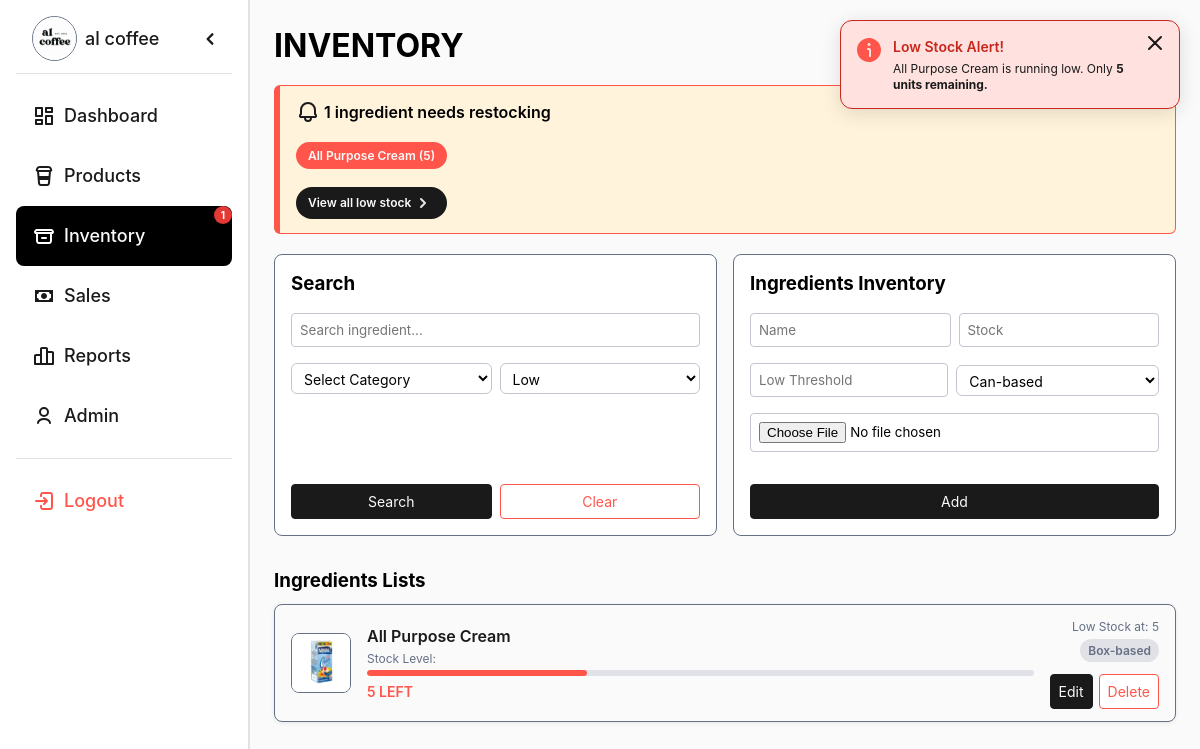
Before: /package/admin/inventory.php?stock_level=low (signed in) with the older database file.
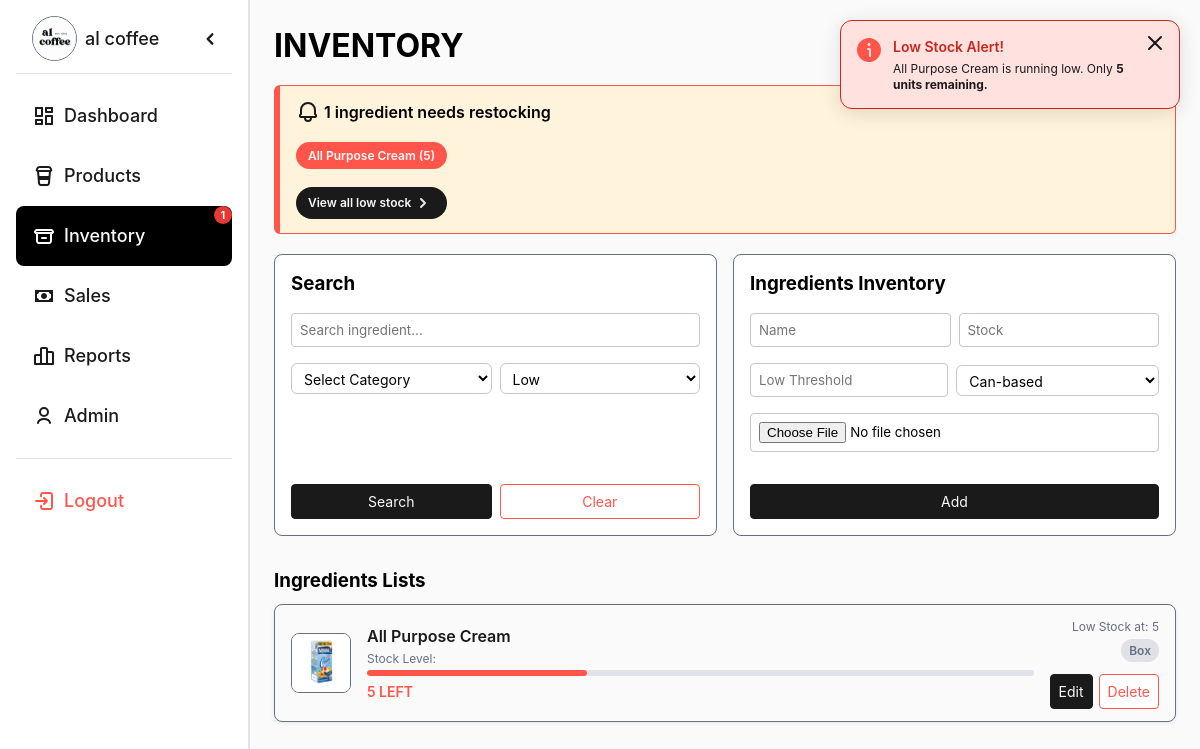
After: the same page with the newer database file.
### tables this page shows
CREATE TABLE IF NOT EXISTS `ingredients` (
  `ingredient_id` int NOT NULL AUTO_INCREMENT,
  `ingredient_name` varchar(255) DEFAULT NULL,
  `stock` int DEFAULT NULL,
  `low_stock_threshold` int DEFAULT NULL,
  `unit` varchar(50) DEFAULT 'pcs',
  `image` varchar(255) DEFAULT NULL,
  PRIMARY KEY (`ingredient_id`)
);

### package/admin/inventory.php (the view, shortened to what the changed rows need)
<?php
$conn = new mysqli("localhost", "root", "", "login");
$stockLevel = trim($_GET['stock_level'] ?? '');
$conditions = [];
if ($stockLevel === 'low') {
    $conditions[] = "stock <= low_stock_threshold";
} elseif ($stockLevel === 'mid') {
    $conditions[] = "stock > low_stock_threshold AND stock <= low_stock_threshold * 3";
} elseif ($stockLevel === 'high') {
    $conditions[] = "stock > low_stock_threshold * 3";
}
$sql = "SELECT * FROM ingredients";
if (!empty($conditions)) {
    $sql .= " WHERE " . implode(" AND ", $conditions);
}
$ingStmt = $conn->prepare($sql);
$ingStmt->execute();
$ingredients = $ingStmt->get_result();
$lowStockAlerts = [];
$lowIngStmt = $conn->prepare("
    SELECT ingredient_name AS label, stock, low_stock_threshold
    FROM ingredients
    WHERE stock <= low_stock_threshold
    ORDER BY ingredient_name
");
$lowIngStmt->execute();
$lowIngResult = $lowIngStmt->get_result();
while ($r = $lowIngResult->fetch_assoc()) {
    $lowStockAlerts[] = $r;
}
$notif = null;
?>
<!DOCTYPE html>
<html lang="en">
<head>
    <link rel="stylesheet" href="../../resources/css/general.css">
    <link rel="stylesheet" href="../../resources/css/design_tokens/primitives.css">
    <link rel="stylesheet" href="../../resources/css/design_tokens/mapping.css">
    <link rel="stylesheet" href="../../resources/css/partials/header.css">
    <link rel="stylesheet" href="../../resources/css/partials/side_nav.css">
    <link rel="stylesheet" href="../../resources/css/main_interface.css">
     <link rel="stylesheet" href="../../resources/css/inventory.css">
</head>
<body>
<div class="container">
    <div class="main">
        <h1>INVENTORY</h1>
        <?php if (!empty($lowStockAlerts)): ?>
        <div id="low-stock-alert">
            <div class="alert-items alert-items--flex">
                <?php foreach ($lowStockAlerts as $alert): ?>
                    <span class="alert-tag"
                          title="Stock: <?= intval($alert['stock']) ?> / Threshold: <?= intval($alert['low_stock_threshold']) ?>">
                         <?= htmlspecialchars($alert['label']) ?> (<?= intval($alert['stock']) ?>)
                    </span>
                <?php endforeach; ?>
            </div>
        </div>
        <?php endif; ?>
         <div class="grid-container">
        <div class="ingredient-grid">
            <?php while ($row = $ingredients->fetch_assoc()):
                if ($row['stock'] <= $row['low_stock_threshold']) {
                    $cls      = 'low';
                    $barClass = 'bar-low';
                } elseif ($row['stock'] <= $row['low_stock_threshold'] * 3) {
                    $cls      = 'mid';
                    $barClass = 'bar-mid';
                } else {
                    $cls      = 'high';
                    $barClass = 'bar-high';
                }
                $maxRef = max($row['low_stock_threshold'] * 3, 1);
                $pct    = min(100, round(($row['stock'] / $maxRef) * 100));
            ?>
            <div class="ingredient-card ingredient-card--flex">
                <?php if (!empty($row['image'])): ?>
                    <img src="../../resources/images/uploads/<?= htmlspecialchars($row['image']) ?>"
                         alt="<?= htmlspecialchars($row['ingredient_name']) ?>">
                <?php else: ?>
                    <div class="img-placeholder">📦</div>
                <?php endif; ?>
                <div class="card-info">
                    <div class="card-name"><?= htmlspecialchars($row['ingredient_name']) ?></div>
                    <div class="card-stock-label">Stock Level:</div>
                    <div class="stock-bar-wrap">
                        <div class="stock-bar-fill <?= $barClass ?>" style="width:<?= $pct ?>%"></div>
                    </div>
                    <div class="card-stock-count card-stock-count--flex <?= $cls ?>">
                     <?= intval($row['stock']) ?> LEFT
                    </div>
                </div>
            <div class="card-right-container card-right-container--flex">
                <div class="card-right card-right--flex">
                    <div class="card-limit">Low Stock at: <?= intval($row['low_stock_threshold']) ?></div>
                    <div class="card-unit"><?= htmlspecialchars($row['unit']) ?></div>
                </div>
                 <div class="card-actions">
                        <form method="POST" class="form-inline">
                            <button name="edit_ing" class="edit-btn">Edit</button>
                        </form>
                        <form method="POST" class="form-inline"
                              onsubmit="return confirm('Delete ingredient?')">
                            <button name="delete_ing" class="delete-btn">Delete</button>
                        </form>
                    </div>
            </div>
            </div>
            <?php endwhile; ?>
        </div>
        </div>
    </div>
</div>
<?php $hasNotifs = ($notif !== null) || !empty($lowStockAlerts); ?>
<?php if ($hasNotifs): ?>
<div id="notif-container">
    <?php foreach ($lowStockAlerts as $alert): ?>
    <div class="notif-card notif-card--flex notif-lowstock">
        <span class="notif-icon">
            <img src="../../resources/images/icons/Communication/fi-sr-info-warning.svg" alt="Note">
        </span>
        <div class="notif-body">
            <div class="notif-title">Low Stock Alert!</div>
            <div class="notif-msg">
                <?= htmlspecialchars($alert['label']) ?> is running low.
                Only <strong><?= intval($alert['stock']) ?> units remaining.</strong>
            </div>
        </div>
        <a href="inventory.php" class="notif-close-link">
            <img src="../../resources/images/icons/Menu/Close_MD.svg" alt="Close">
        </a>
    </div>
    <?php endforeach; ?>
</div>
<?php endif; ?>
</body>
</html>

Changed rows visible on the page:
changed ingredients "All Purpose Cream": unit "Box-based" → "Box"
